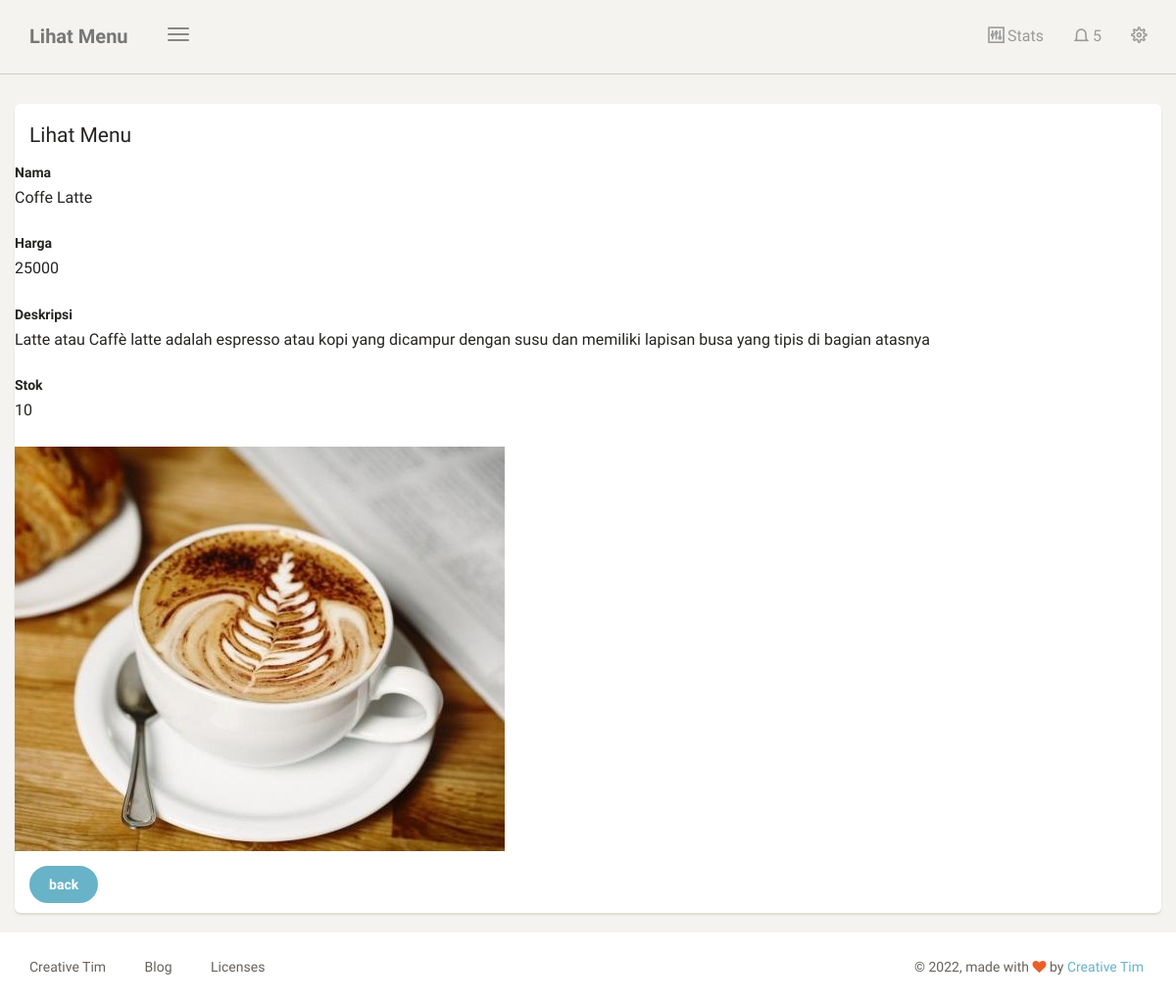
/menu/lihat_menu/1 (signed in), run on the app's committed database.
### menu/models.py (models this page shows, shortened)
class Menu(models.Model):
    nama = models.CharField(max_length=30)
    harga = models.IntegerField()
    deskripsi = models.TextField()
    stok =models.IntegerField()
    menu_image = models.ImageField(null=True, blank=True, upload_to="images/")

### menu/views.py (the view)
# urls.py: path('lihat_menu/<str:id>', lihat_menu, name='lihat_menu'),
@login_required
def lihat_menu(request, id):
    template_name = "back/lihat_menu.html"
    menu = Menu.objects.get(id=id)
    context = {
        'title' : 'Lihat Menu',
        'menu' : menu
    }
    return render(request, template_name, context)

### templates/back/lihat_menu.html (shortened to what this page needs)
{% extends 'back/base.html' %}
{% block content %}
	        <div class="content">
					<div class="row">
	                    <div class="col-md-12">
	                        <div class="card">
							    <form class="form-horizontal" method="POST" action="">
		                            <div class="card-header">
									    <h4 class="card-title">
											{{title}}
										</h4>
									</div>
		                            <div class="card-content">
	                                    <div class="form-group">
	                                        <label>Nama</label>
	                                        <p>{{menu.nama}}</p>
	                                    </div>
	                                    <div class="form-group">
	                                        <label>Harga</label>
	                                        <p>{{menu.harga}}</p>
	                                    </div>
                                        <div class="form-group">
	                                        <label>Deskripsi</label>
                                            <p>{{menu.deskripsi}}</p>
	                                    </div>
                                        <div class="form-group">
	                                        <label>Stok</label>
	                                        <p>{{menu.stok}}</p>
	                                    </div>
	                                    <div class="form-group">
										{% if menu.menu_image %}
										<img src="{{ menu.menu_image.url}}">
										{% endif %}
	                                    </div>
	                                    <a href = "{% url 'tabel_menu'  %}" class="btn btn-fill btn-info" >back</a>
		                            </div>
							    </form>
	                        </div>
	            </div>
	    	</div>
		</div>
	</div>
</body>
</html>
{% endblock content %}

### data on the page
Menu: nama "Coffe Latte", harga "25000", deskripsi "Latte atau Caffè latte adalah espresso atau kopi yang dicampur dengan susu dan memiliki lapisan busa yang tipis di bagian atasnya", stok "10", menu_image (picture)

### other printed values
{{ title }} "Lihat Menu"
